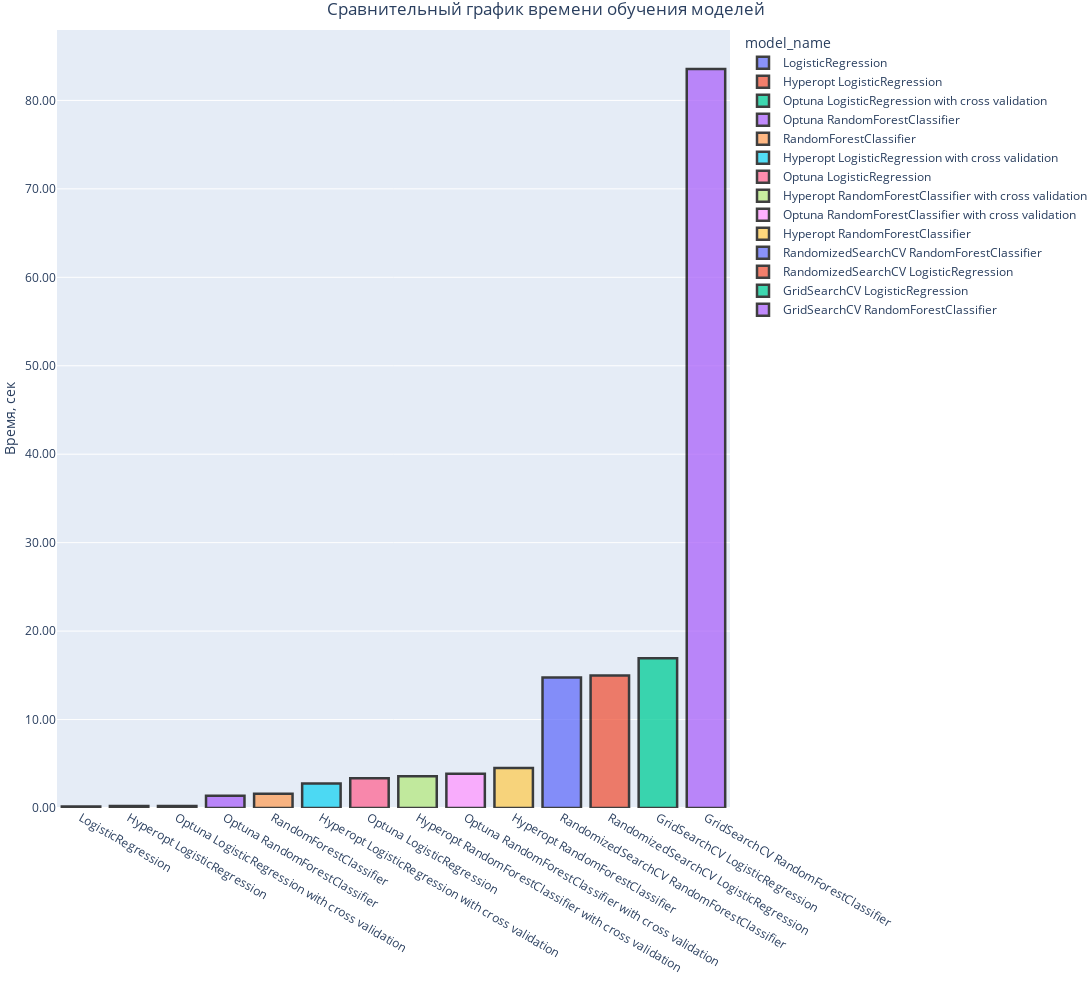

The cell this chart's notebook holds for it:
### Code cell
#Отсортируем данные для лучшей наглядности
result_time = results_learn.sort_values(by='time')

# Строим график
fig = px.bar(
    result_time,
    x = 'model_name',
    y = 'time',
    title = 'Сравнительный график времени обучения моделей',
    color = 'model_name',
    width=1500,
    height=1000
)

# Настройка осей графика:
fig.update_layout(
    title = dict(x = .5, xanchor = "center"),
    xaxis_title = "",
    yaxis_title="Время, сек",
    yaxis_tickformat=',.2f',
    margin=dict(l=0, r=0, t=30, b=0)
    )

# Настройка информации при наведении курсора:
fig.update_traces(
    hovertemplate="Время обучения: %{y} сек", #Информация при наведении курсора на колонку
    marker_line_color='black',   # Цвет линии колонки
    marker_line_width=2.5,       # Толщина линии колонки
    opacity=0.75            # Прозрачность колонки
)
fig.show();

### Figure 1 — Plotly figure (JSON) as saved in the notebook; plotly's stock layout.template omitted (floating-point values rounded to 4 significant figures)
{"data": [{"alignmentgroup": "True", "hovertemplate": "Время обучения: %{y} сек", "legendgroup": "LogisticRegression", "marker": {"color": "#636efa", "line": {"color": "black", "width": 2.5}, "pattern": {"shape": ""}}, "name": "LogisticRegression", "offsetgroup": "LogisticRegression", "opacity": 0.75, "orientation": "v", "showlegend": true, "textposition": "auto", "type": "bar", "x": ["LogisticRegression"], "xaxis": "x", "y": [0.17], "yaxis": "y"}, {"alignmentgroup": "True", "hovertemplate": "Время обучения: %{y} сек", "legendgroup": "Hyperopt LogisticRegression", "marker": {"color": "#EF553B", "line": {"color": "black", "width": 2.5}, "pattern": {"shape": ""}}, "name": "Hyperopt LogisticRegression", "offsetgroup": "Hyperopt LogisticRegression", "opacity": 0.75, "orientation": "v", "showlegend": true, "textposition": "auto", "type": "bar", "x": ["Hyperopt LogisticRegression"], "xaxis": "x", "y": [0.216], "yaxis": "y"}, {"alignmentgroup": "True", "hovertemplate": "Время обучения: %{y} сек", "legendgroup": "Optuna LogisticRegression with cross validation", "marker": {"color": "#00cc96", "line": {"color": "black", "width": 2.5}, "pattern": {"shape": ""}}, "name": "Optuna LogisticRegression with cross validation", "offsetgroup": "Optuna LogisticRegression with cross validation", "opacity": 0.75, "orientation": "v", "showlegend": true, "textposition": "auto", "type": "bar", "x": ["Optuna LogisticRegression with cross validation"], "xaxis": "x", "y": [0.239], "yaxis": "y"}, {"alignmentgroup": "True", "hovertemplate": "Время обучения: %{y} сек", "legendgroup": "Optuna RandomForestClassifier", "marker": {"color": "#ab63fa", "line": {"color": "black", "width": 2.5}, "pattern": {"shape": ""}}, "name": "Optuna RandomForestClassifier", "offsetgroup": "Optuna RandomForestClassifier", "opacity": 0.75, "orientation": "v", "showlegend": true, "textposition": "auto", "type": "bar", "x": ["Optuna RandomForestClassifier"], "xaxis": "x", "y": [1.371], "yaxis": "y"}, {"alignmentgroup": "True", "hovertemplate": "Время обучения: %{y} сек", "legendgroup": "RandomForestClassifier", "marker": {"color": "#FFA15A", "line": {"color": "black", "width": 2.5}, "pattern": {"shape": ""}}, "name": "RandomForestClassifier", "offsetgroup": "RandomForestClassifier", "opacity": 0.75, "orientation": "v", "showlegend": true, "textposition": "auto", "type": "bar", "x": ["RandomForestClassifier"], "xaxis": "x", "y": [1.599], "yaxis": "y"}, {"alignmentgroup": "True", "hovertemplate": "Время обучения: %{y} сек", "legendgroup": "Hyperopt LogisticRegression with cross validation", "marker": {"color": "#19d3f3", "line": {"color": "black", "width": 2.5}, "pattern": {"shape": ""}}, "name": "Hyperopt LogisticRegression with cross validation", "offsetgroup": "Hyperopt LogisticRegression with cross validation", "opacity": 0.75, "orientation": "v", "showlegend": true, "textposition": "auto", "type": "bar", "x": ["Hyperopt LogisticRegression with cross validation"], "xaxis": "x", "y": [2.771], "yaxis": "y"}, {"alignmentgroup": "True", "hovertemplate": "Время обучения: %{y} сек", "legendgroup": "Optuna LogisticRegression", "marker": {"color": "#FF6692", "line": {"color": "black", "width": 2.5}, "pattern": {"shape": ""}}, "name": "Optuna LogisticRegression", "offsetgroup": "Optuna LogisticRegression", "opacity": 0.75, "orientation": "v", "showlegend": true, "textposition": "auto", "type": "bar", "x": ["Optuna LogisticRegression"], "xaxis": "x", "y": [3.375], "yaxis": "y"}, {"alignmentgroup": "True", "hovertemplate": "Время обучения: %{y} сек", "legendgroup": "Hyperopt RandomForestClassifier with cross validation", "marker": {"color": "#B6E880", "line": {"color": "black", "width": 2.5}, "pattern": {"shape": ""}}, "name": "Hyperopt RandomForestClassifier with cross validation", "offsetgroup": "Hyperopt RandomForestClassifier with cross validation", "opacity": 0.75, "orientation": "v", "showlegend": true, "textposition": "auto", "type": "bar", "x": ["Hyperopt RandomForestClassifier with cross validation"], "xaxis": "x", "y": [3.591], "yaxis": "y"}, {"alignmentgroup": "True", "hovertemplate": "Время обучения: %{y} сек", "legendgroup": "Optuna RandomForestClassifier with cross validation", "marker": {"color": "#FF97FF", "line": {"color": "black", "width": 2.5}, "pattern": {"shape": ""}}, "name": "Optuna RandomForestClassifier with cross validation", "offsetgroup": "Optuna RandomForestClassifier with cross validation", "opacity": 0.75, "orientation": "v", "showlegend": true, "textposition": "auto", "type": "bar", "x": ["Optuna RandomForestClassifier with cross validation"], "xaxis": "x", "y": [3.877], "yaxis": "y"}, {"alignmentgroup": "True", "hovertemplate": "Время обучения: %{y} сек", "legendgroup": "Hyperopt RandomForestClassifier", "marker": {"color": "#FECB52", "line": {"color": "black", "width": 2.5}, "pattern": {"shape": ""}}, "name": "Hyperopt RandomForestClassifier", "offsetgroup": "Hyperopt RandomForestClassifier", "opacity": 0.75, "orientation": "v", "showlegend": true, "textposition": "auto", "type": "bar", "x": ["Hyperopt RandomForestClassifier"], "xaxis": "x", "y": [4.514], "yaxis": "y"}, {"alignmentgroup": "True", "hovertemplate": "Время обучения: %{y} сек", "legendgroup": "RandomizedSearchCV RandomForestClassifier", "marker": {"color": "#636efa", "line": {"color": "black", "width": 2.5}, "pattern": {"shape": ""}}, "name": "RandomizedSearchCV RandomForestClassifier", "offsetgroup": "RandomizedSearchCV RandomForestClassifier", "opacity": 0.75, "orientation": "v", "showlegend": true, "textposition": "auto", "type": "bar", "x": ["RandomizedSearchCV RandomForestClassifier"], "xaxis": "x", "y": [14.77], "yaxis": "y"}, {"alignmentgroup": "True", "hovertemplate": "Время обучения: %{y} сек", "legendgroup": "RandomizedSearchCV LogisticRegression", "marker": {"color": "#EF553B", "line": {"color": "black", "width": 2.5}, "pattern": {"shape": ""}}, "name": "RandomizedSearchCV LogisticRegression", "offsetgroup": "RandomizedSearchCV LogisticRegression", "opacity": 0.75, "orientation": "v", "showlegend": true, "textposition": "auto", "type": "bar", "x": ["RandomizedSearchCV LogisticRegression"], "xaxis": "x", "y": [14.98], "yaxis": "y"}, {"alignmentgroup": "True", "hovertemplate": "Время обучения: %{y} сек", "legendgroup": "GridSearchCV LogisticRegression", "marker": {"color": "#00cc96", "line": {"color": "black", "width": 2.5}, "pattern": {"shape": ""}}, "name": "GridSearchCV LogisticRegression", "offsetgroup": "GridSearchCV LogisticRegression", "opacity": 0.75, "orientation": "v", "showlegend": true, "textposition": "auto", "type": "bar", "x": ["GridSearchCV LogisticRegression"], "xaxis": "x", "y": [16.93], "yaxis": "y"}, {"alignmentgroup": "True", "hovertemplate": "Время обучения: %{y} сек", "legendgroup": "GridSearchCV RandomForestClassifier", "marker": {"color": "#ab63fa", "line": {"color": "black", "width": 2.5}, "pattern": {"shape": ""}}, "name": "GridSearchCV RandomForestClassifier", "offsetgroup": "GridSearchCV RandomForestClassifier", "opacity": 0.75, "orientation": "v", "showlegend": true, "textposition": "auto", "type": "bar", "x": ["GridSearchCV RandomForestClassifier"], "xaxis": "x", "y": [83.56], "yaxis": "y"}], "layout": {"barmode": "relative", "height": 1000, "legend": {"title": {"text": "model_name"}, "tracegroupgap": 0}, "margin": {"b": 0, "l": 0, "r": 0, "t": 30}, "title": {"text": "Сравнительный график времени обучения моделей", "x": 0.5, "xanchor": "center"}, "width": 1500, "xaxis": {"anchor": "y", "categoryarray": ["LogisticRegression", "Hyperopt LogisticRegression", "Optuna LogisticRegression with cross validation", "Optuna RandomForestClassifier", "RandomForestClassifier", "Hyperopt LogisticRegression with cross validation", "Optuna LogisticRegression", "Hyperopt RandomForestClassifier with cross validation", "Optuna RandomForestClassifier with cross validation", "Hyperopt RandomForestClassifier", "RandomizedSearchCV RandomForestClassifier", "RandomizedSearchCV LogisticRegression", "GridSearchCV LogisticRegression", "GridSearchCV RandomForestClassifier"], "categoryorder": "array", "domain": [0, 1], "title": {"text": ""}}, "yaxis": {"anchor": "x", "domain": [0, 1], "tickformat": ",.2f", "title": {"text": "Время, сек"}}}}
